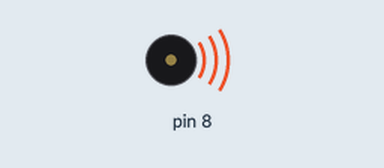
The sketch below on a simulated Arduino Uno, built with avr-gcc and run on an emulated ATmega328P. Parts: buzzer (waves = sounding).

Above: at 0.1 s.
At 12.3 s:
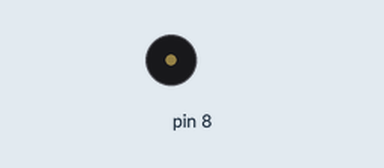
Timing chart, 0 to 13.8 s (numbered marks = the images above):
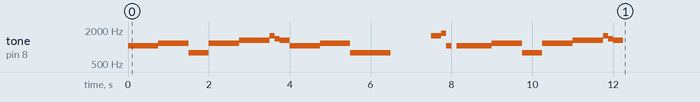

The sketch:

rickroll.ino
```cpp
#include "pitches.h"

void playNote(int note, float duration) {
    float milliseconds = duration * 2000;

    tone(8, note, milliseconds);
    delay(milliseconds);
    noTone(8);
}

void rest(float duration) {
    float milliseconds = duration * 2000;
    delay(milliseconds);
}

void setup() {
    playNote(NOTE_C6, 1/4.0 + 1/8.0);
    playNote(NOTE_D6, 1/4.0 + 1/8.0);
    playNote(NOTE_G5, 1/4.0);
    playNote(NOTE_D6, 1/4.0 + 1/8.0);
    playNote(NOTE_E6, 1/4.0 + 1/8.0);
    playNote(NOTE_G6, 1/16.0);
    playNote(NOTE_F6, 1/16.0);
    playNote(NOTE_E6, 1/8.0);
    playNote(NOTE_C6, 1/4.0 + 1/8.0);
    playNote(NOTE_D6, 1/4.0 + 1/8.0);
    playNote(NOTE_G5, 1/2.0);
    rest(1/2.0);
    playNote(NOTE_G6, 1/16.0);
    playNote(NOTE_G6, 1/16.0);
    playNote(NOTE_A6, 1/16.0);
    playNote(NOTE_C6, 1/16.0);
    rest(1/16.0);
    playNote(NOTE_C6, 1/16.0);
    playNote(NOTE_C6, 1/4.0 + 1/8.0);
    playNote(NOTE_D6, 1/4.0 + 1/8.0);
    playNote(NOTE_G5, 1/4.0);
    playNote(NOTE_D6, 1/4.0 + 1/8.0);
    playNote(NOTE_E6, 1/4.0 + 1/8.0);
    playNote(NOTE_G6, 1/16.0);
    playNote(NOTE_F6, 1/16.0);
    playNote(NOTE_E6, 1/8.0);
}

void loop() {

}
```

pitches.h
```cpp
/*************************************************
 * Public Constants
 *************************************************/

#define NOTE_B0  31
#define NOTE_C1  33
#define NOTE_CS1 35
#define NOTE_D1  37
#define NOTE_DS1 39
#define NOTE_E1  41
#define NOTE_F1  44
#define NOTE_FS1 46
#define NOTE_G1  49
#define NOTE_GS1 52
#define NOTE_A1  55
#define NOTE_AS1 58
#define NOTE_B1  62
#define NOTE_C2  65
#define NOTE_CS2 69
#define NOTE_D2  73
#define NOTE_DS2 78
#define NOTE_E2  82
#define NOTE_F2  87
#define NOTE_FS2 93
#define NOTE_G2  98
#define NOTE_GS2 104
#define NOTE_A2  110
#define NOTE_AS2 117
#define NOTE_B2  123
#define NOTE_C3  131
#define NOTE_CS3 139
#define NOTE_D3  147
#define NOTE_DS3 156
#define NOTE_E3  165
#define NOTE_F3  175
#define NOTE_FS3 185
#define NOTE_G3  196
#define NOTE_GS3 208
#define NOTE_A3  220
#define NOTE_AS3 233
#define NOTE_B3  247
#define NOTE_C4  262
#define NOTE_CS4 277
#define NOTE_D4  294
#define NOTE_DS4 311
#define NOTE_E4  330
#define NOTE_F4  349
#define NOTE_FS4 370
#define NOTE_G4  392
#define NOTE_GS4 415
#define NOTE_A4  440
#define NOTE_AS4 466
#define NOTE_B4  494
#define NOTE_C5  523
#define NOTE_CS5 554
#define NOTE_D5  587
#define NOTE_DS5 622
#define NOTE_E5  659
#define NOTE_F5  698
#define NOTE_FS5 740
#define NOTE_G5  784
#define NOTE_GS5 831
#define NOTE_A5  880
#define NOTE_AS5 932
#define NOTE_B5  988
#define NOTE_C6  1047
#define NOTE_CS6 1109
#define NOTE_D6  1175
#define NOTE_DS6 1245
#define NOTE_E6  1319
#define NOTE_F6  1397
#define NOTE_FS6 1480
#define NOTE_G6  1568
#define NOTE_GS6 1661
#define NOTE_A6  1760
#define NOTE_AS6 1865
#define NOTE_B6  1976
#define NOTE_C7  2093
#define NOTE_CS7 2217
#define NOTE_D7  2349
#define NOTE_DS7 2489
#define NOTE_E7  2637
#define NOTE_F7  2794
#define NOTE_FS7 2960
#define NOTE_G7  3136
#define NOTE_GS7 3322
#define NOTE_A7  3520
#define NOTE_AS7 3729
#define NOTE_B7  3951
#define NOTE_C8  4186
#define NOTE_CS8 4435
#define NOTE_D8  4699
#define NOTE_DS8 4978
```
